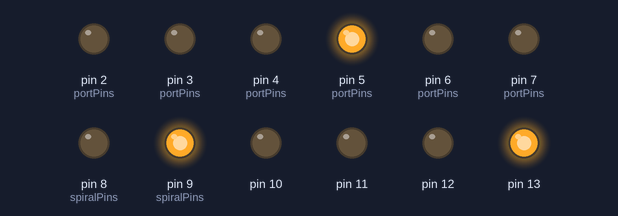
Recording of a sketch running on a simulated Arduino Uno, built with avr-gcc and run on an emulated ATmega328P. On the bench: output pins drawn as LEDs (lit = HIGH). Random numbers use the default seed unless the sketch sets one.

Above: at 0.12 s.
At 0.87 s:
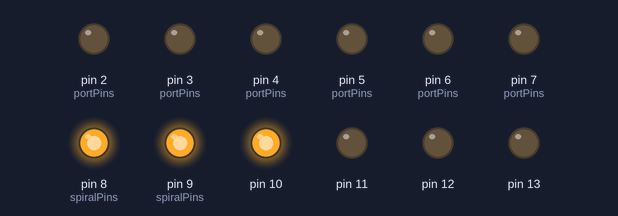
At 1.37 s:
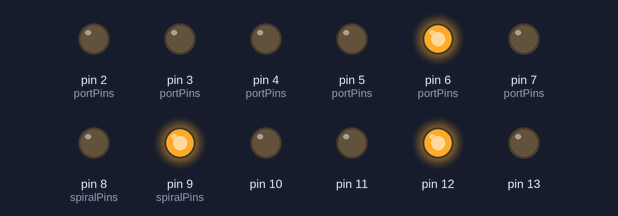
At 2.62 s:
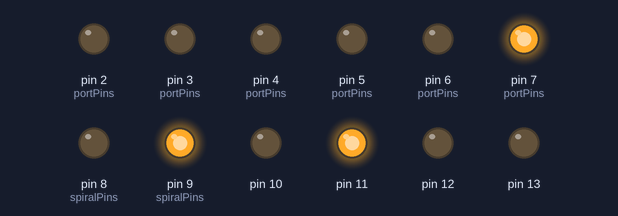
Timing chart, 0 to 3.0 s (numbered marks = the images above):
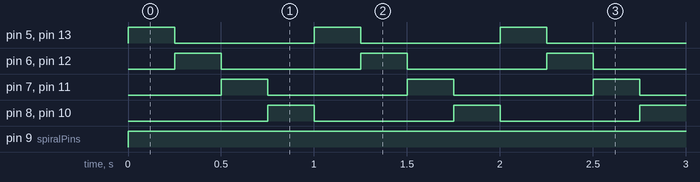

The sketch:

Level3_Routines.ino
```cpp
/* Nathan Luong
 22/10/2019
 This is a file for all 6 routines in level 3 of the led cube assignment
 */

//!!!!!!!!!!!!!!!!!!!!!!!!!!!!!!!!!!!!!!!!!!!!!!!!!!!!!!!!!!!!!!!!!!!!
//!!  A diagram and an explination file are included in the folder  !!
//!!          Take a look at it first before read the rest!         !!
//!!!!!!!!!!!!!!!!!!!!!!!!!!!!!!!!!!!!!!!!!!!!!!!!!!!!!!!!!!!!!!!!!!!!


//Variable declaration
int portPins[9] = {5, 6, 7, 0, 1, 2, 3, 4, 5}; //Store all the ports pin inside portPins array
int layerPins[3] = {2, 3, 4}; //Store all layer or Negative Pins inside layerPins array
int spiralPins[9] = {1, 2, 3, 6, 9, 8, 7, 4, 5}; //store the spiral patterns for routine 1

//Create a function that can light up an LED at a given (x,y) coordinate\


void single(int pin, byte layer){
  //Create 2 bytes of binary called "portD" and "portB"
  //Preset the value of the 3 negative pin to 1 (PD2, PD3, PD4)
  byte portD = B00011100;
  byte portB = B00000000;
  // If pin or the x coordinate is from 1 to 3 then:
  if(pin <= 3){
    // Make the bit of portD at position pin-1 of portPins to a 1
    // This will give power to the led at the given x coordinate
    bitWrite(portD, portPins[pin-1], 1);
  }
  // Else
  else if(pin > 3){
    //Make the bit of portB at position pin-1 of portPins to a 1
    // This will give power to the led at the given x coordinate
    bitWrite(portB, portPins[pin-1], 1);
  }
  // Set the negative pin of the layer to low to make a complete circuit while the rest of the layer remain HIGH
  bitWrite(portD, layerPins[layer-1], 0);
  //Send the digital signals to the pins
  PORTD = portD;
  PORTB = portB;
}

// Routine 1(Spiral 1 by 1) and pass in the waitTime as an argument
void routine1(int waitT){
  //Create a loop going from 1 to 3 for the y coordinate or layer number
  for(byte i=1; i<=3; i++){
    //Loop from 0 to 8 three times for the x coordinate
    for(byte j=0; j<=8; j++){
      //run the single function that pass in the spiral pattern
      single(spiralPins[j], i);
      //delay an amount of waitT (Suggest Time: 100 to 150)
      delay(waitT);
    }
  }
}

// Routine 2(Starlight Sparkle) and pass in the waitTime as an argument
//Suggested Time: 100 to 150
void routine2(int waitT){
  // Creat startTime and set it to the current time that arduino has run
  int startTime = millis();
  // Create endTime and set it equals to startTime
  int endTime = startTime;
  //Create a loop that make sure the random lighting of the Leds only happend in 30 seconds
  while((endTime- startTime) <= 30000){
    // Light up a random Led using the single function that passed in a random x and y coordinate
    single(random(1,10), random(1,4));
    // Print out the counting up time
    Serial.println(endTime- startTime);
    // Constantly update endTime with the run time of Arduino
    endTime = millis();
    //delay for a while before going back up the loop
    delay(waitT);
  }
  //Turn all Leds off and wait for 10 seconds
  PORTB = B00000000;
  PORTD = B00000000;
  delay(10000);
}

// Routine 3(Star Burst) in waitT for the delay between the frames
// Sugessted Time: 100,150
void routine3(int waitT){
  // Light up the middle Leds and wait for 2.5 times longler than the other frames
  single(5,2);
  delay(waitT*2.5);

  //First frame which is the 3d cross and run it for "waitT" seconds
  //The timing algorithm for percise time and scanning technique(expination File)
  word starttime = millis();
  word endtime = starttime;
  while((endtime-starttime)<=waitT){
    //Turn on all of the leds for the combinations of the 3d cross frame
    single(5, 3);
    single(5, 2);single(6, 2);single(4, 2);single(8, 2);single(2, 2);
    single(5, 1);
    endtime = millis();//Keep increasing when the board keep running
  }

  //The second frame which makes the whole cube light up but the most inside one
  //The timing algorithm for percise time and scanning technique(expination File)
  starttime = millis();
  endtime = starttime;
  while((endtime-starttime)<=waitT){
    //Loop through the whole cube and light them all up
    for(byte i=1; i <=3; i++){
      for(byte j=1; j<=9; j++){
        //Check if the current Led is the middle one or not
        if(i==2 && j==5){
          //If true than ignore this one and continue with the while loop
          continue;
        }
        // light all the Leds up
        single(j,i);
      }
    }
    endtime = millis();
  }

  //The last frame which make the whole cube light up without the 3d Cross
  //The timing algorithm for percise time and scanning technique(expination File)
  starttime = millis();
  endtime = starttime;
  while((endtime-starttime)<=waitT){
    //Create a nested loop to loop through the whole cube
    for(byte i=1; i <=3; i++){
      for(byte j=1; j<=9; j++){
        // Check if the leds are the combination of the 3d cross or not
        if(j==5){
          //if True then continue and not lighting up those Leds
          continue;
        }
        if(i==2 && j%2==0){
          //if True then continue and not lighting up those Leds
          continue;
        }
        //Light up the rest of the Leds that are not the combination of the 3d cross
        single(j,i);
      }
    }
    endtime = millis();
  }
  // Turn the whole cube off for a waitT amount of time
  PORTB = B00000000;
  PORTD = B00000000;
  delay(waitT);
}

//Routine 4(Up and Down) and pass waitT in as an argument
//Suggested Time: 200
void routine4(int waitT) {
  //Loop from 1 to 3
  for(byte i = 1; i<=3;i++){
    //Create a byte of portD with all the pins up high including 3 negative pins
    byte portD = B11111100;
    // Set the negative pin of counted layer to LOW to complete the circuits
    bitWrite(portD, layerPins[i-1], 0);
    // Send out the digitals signals to the pins
    PORTD = portD;
    PORTB = B00111111;
    // Delay a "waitT" amount of time
    delay(waitT);
  }
}

//Routine 5(Side to Side) and pass waitT in as an argument
//Suggested Time: 200
void routine5(int waitT) {
  // Loop from 0 to 2
  for(byte i = 0; i<=2; i++){
    //Create 2 bytes called portD and portB and set all of the Ports to LOW
    byte portD = B00000000;
    byte portB = B00000000;
    // Make the 3 pins corresponding for the layer to light up to HIGH
    bitWrite(portD, portPins[i], 1);
    bitWrite(portB, portPins[i+3], 1);
    bitWrite(portB, portPins[i+6], 1);
    // Send out the digitals signals to the pins
    PORTD = portD;
    PORTB = portB;
    // Delay a "waitT" amount of time
    delay(waitT);
  }
}

//Routine 6(rotatingWall) and pass waitT in as an argument
//Suggested Time: 250
void routine6(int waitT){
  // Create backward counter started at 4
  byte counter = 4;
  //Loop from 1 to 4
  for(byte i=1; i<= 4; i++){
    //Create 2 bytes called portD and portB and set all of the Ports to LOW
    //This include all the negative pins so that what ever combinations of OUTPUT pin just needed
    byte portB = B00000000;
    byte portD = B00000000;
    //Check if this is the end of the loop or not
    if(i == 4){
      //if True then
      //Loop from 0 to 2
      for(byte j=0; j<=2; j++){
        //Turn pin 0 , 1 and 2 of portB on HIGH
        bitWrite(portB, j, 1);
      }
    }
    else{
      //Make these combination for the spinning Wall pattern
      bitWrite(portD, portPins[i-1], 1);
      bitWrite(portB, portPins[i-1+counter], 1);
      bitWrite(portB, portPins[i-1+(counter*2)], 1);
    }
    // Send out the digitals signals to the pins
    PORTD = portD;
    PORTB = portB;
    // Delay a "waitT" amount of time
    delay(waitT);
    // Decrease counter by 1
    counter--;
  }
}

void setup() {
  // Set up PD2 to PD7 as OUTPUT
  DDRD = B11111100;
  // Set up PD0 to PD5 as OUTPUT
  DDRB = B00111111;
  // Set up the Serial communication between the desktop and the chip
  // Set the default speed to 9600 bits/second
  Serial.begin(9600);
}

void loop() {
  routine6(250);
}
```

Measured:
- by itself, pin 5 (portPins), pin 6 (portPins), pin 7 (portPins), pin 8 (spiralPins), pin 10–13: alternates HIGH for 0.25 s and LOW for 0.75 s
- by itself, pin 9 (spiralPins): LOW → HIGH at 0.00 s
- by itself, everything shown: repeats every 1.0 s, in 4 steps
